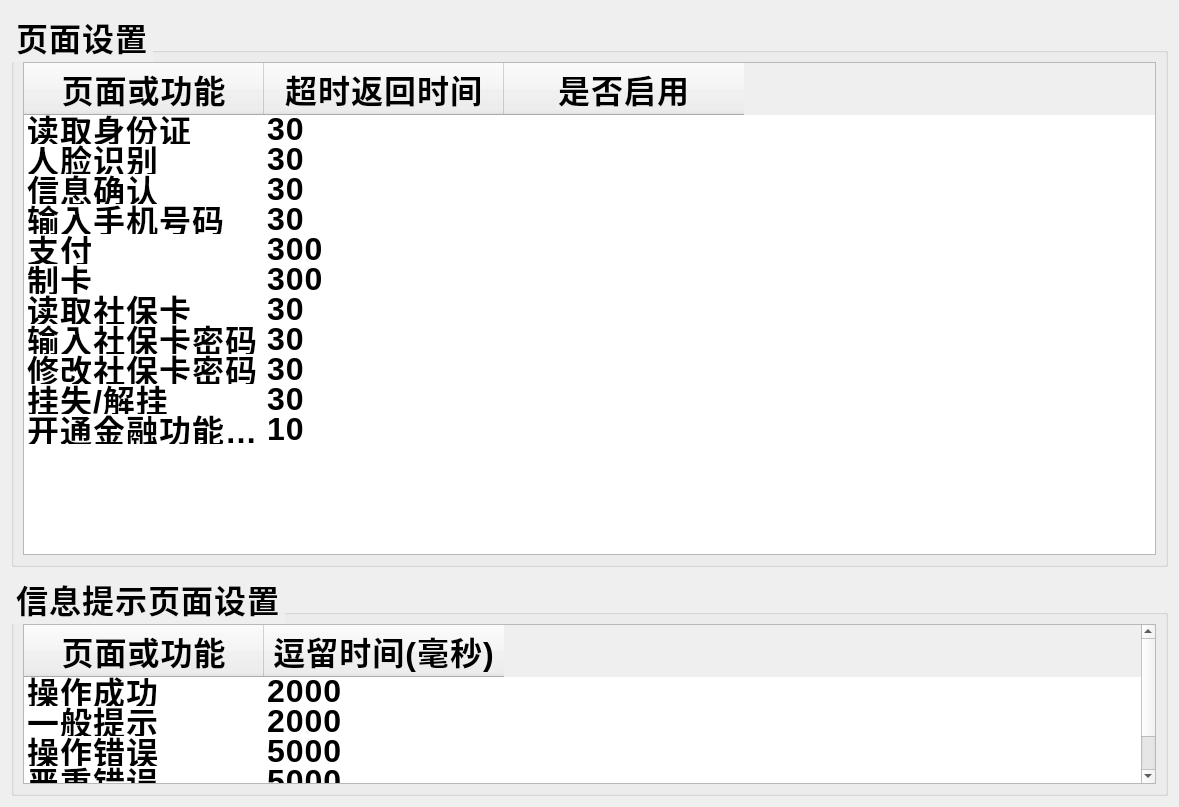
<?xml version="1.0" encoding="UTF-8"?>
<ui version="4.0">
 <class>PageConfigure</class>
 <widget class="QWidget" name="PageConfigure">
  <property name="geometry">
   <rect>
    <x>0</x>
    <y>0</y>
    <width>1179</width>
    <height>807</height>
   </rect>
  </property>
  <property name="windowTitle">
   <string>Form</string>
  </property>
  <property name="styleSheet">
   <string notr="true">font-family: &quot;思源黑体 CN Regular&quot;;
font-size: 32px;
font-weight: bold;
line-height: 49px;
letter-spacing: 1px;
color: 0
</string>
  </property>
  <layout class="QVBoxLayout" name="verticalLayout_3" stretch="5,2">
   <item>
    <widget class="QGroupBox" name="groupBox">
     <property name="title">
      <string>页面设置</string>
     </property>
     <layout class="QVBoxLayout" name="verticalLayout">
      <item>
       <widget class="QTableWidget" name="tableWidget">
        <property name="editTriggers">
         <set>QAbstractItemView::DoubleClicked</set>
        </property>
        <property name="selectionMode">
         <enum>QAbstractItemView::SingleSelection</enum>
        </property>
        <property name="selectionBehavior">
         <enum>QAbstractItemView::SelectRows</enum>
        </property>
        <property name="gridStyle">
         <enum>Qt::NoPen</enum>
        </property>
        <attribute name="horizontalHeaderVisible">
         <bool>true</bool>
        </attribute>
        <attribute name="horizontalHeaderMinimumSectionSize">
         <number>120</number>
        </attribute>
        <attribute name="horizontalHeaderDefaultSectionSize">
         <number>240</number>
        </attribute>
        <attribute name="horizontalHeaderStretchLastSection">
         <bool>false</bool>
        </attribute>
        <attribute name="verticalHeaderVisible">
         <bool>false</bool>
        </attribute>
        <attribute name="verticalHeaderStretchLastSection">
         <bool>false</bool>
        </attribute>
        <row>
         <property name="text">
          <string>读取身份证</string>
         </property>
        </row>
        <row>
         <property name="text">
          <string>人脸识别</string>
         </property>
        </row>
        <row>
         <property name="text">
          <string>信息确认</string>
         </property>
        </row>
        <row>
         <property name="text">
          <string>输入手机号码</string>
         </property>
        </row>
        <row>
         <property name="text">
          <string>支付</string>
         </property>
        </row>
        <row>
         <property name="text">
          <string>制卡</string>
         </property>
        </row>
        <row>
         <property name="text">
          <string>读取社保卡</string>
         </property>
        </row>
        <row>
         <property name="text">
          <string>输入社保卡密码</string>
         </property>
        </row>
        <row>
         <property name="text">
          <string>修改社保卡密码</string>
         </property>
        </row>
        <row>
         <property name="text">
          <string>挂失/解挂</string>
         </property>
        </row>
        <row>
         <property name="text">
          <string>开通金融功能提醒</string>
         </property>
        </row>
        <column>
         <property name="text">
          <string>页面或功能</string>
         </property>
        </column>
        <column>
         <property name="text">
          <string>超时返回时间</string>
         </property>
        </column>
        <column>
         <property name="text">
          <string>是否启用</string>
         </property>
        </column>
        <item row="0" column="0">
         <property name="text">
          <string>读取身份证</string>
         </property>
         <property name="flags">
          <set>ItemIsEnabled</set>
         </property>
        </item>
        <item row="0" column="1">
         <property name="text">
          <string>30</string>
         </property>
        </item>
        <item row="1" column="0">
         <property name="text">
          <string>人脸识别</string>
         </property>
         <property name="flags">
          <set>ItemIsUserCheckable|ItemIsEnabled</set>
         </property>
        </item>
        <item row="1" column="1">
         <property name="text">
          <string>30</string>
         </property>
        </item>
        <item row="2" column="0">
         <property name="text">
          <string>信息确认</string>
         </property>
         <property name="flags">
          <set>ItemIsEnabled</set>
         </property>
        </item>
        <item row="2" column="1">
         <property name="text">
          <string>30</string>
         </property>
        </item>
        <item row="3" column="0">
         <property name="text">
          <string>输入手机号码</string>
         </property>
         <property name="flags">
          <set>ItemIsEnabled</set>
         </property>
        </item>
        <item row="3" column="1">
         <property name="text">
          <string>30</string>
         </property>
        </item>
        <item row="4" column="0">
         <property name="text">
          <string>支付</string>
         </property>
         <property name="flags">
          <set>ItemIsEnabled</set>
         </property>
        </item>
        <item row="4" column="1">
         <property name="text">
          <string>300</string>
         </property>
        </item>
        <item row="5" column="0">
         <property name="text">
          <string>制卡</string>
         </property>
         <property name="flags">
          <set>ItemIsEnabled</set>
         </property>
        </item>
        <item row="5" column="1">
         <property name="text">
          <string>300</string>
         </property>
        </item>
        <item row="6" column="0">
         <property name="text">
          <string>读取社保卡</string>
         </property>
         <property name="flags">
          <set>ItemIsEnabled</set>
         </property>
        </item>
        <item row="6" column="1">
         <property name="text">
          <string>30</string>
         </property>
        </item>
        <item row="7" column="0">
         <property name="text">
          <string>输入社保卡密码</string>
         </property>
         <property name="flags">
          <set>ItemIsEnabled</set>
         </property>
        </item>
        <item row="7" column="1">
         <property name="text">
          <string>30</string>
         </property>
        </item>
        <item row="8" column="0">
         <property name="text">
          <string>修改社保卡密码</string>
         </property>
         <property name="flags">
          <set>ItemIsEnabled</set>
         </property>
        </item>
        <item row="8" column="1">
         <property name="text">
          <string>30</string>
         </property>
        </item>
        <item row="9" column="0">
         <property name="text">
          <string>挂失/解挂</string>
         </property>
         <property name="flags">
          <set>ItemIsUserCheckable|ItemIsEnabled</set>
         </property>
        </item>
        <item row="9" column="1">
         <property name="text">
          <string>30</string>
         </property>
        </item>
        <item row="10" column="0">
         <property name="text">
          <string>开通金融功能提醒</string>
         </property>
         <property name="flags">
          <set>ItemIsEnabled</set>
         </property>
        </item>
        <item row="10" column="1">
         <property name="text">
          <string>10</string>
         </property>
        </item>
       </widget>
      </item>
     </layout>
    </widget>
   </item>
   <item>
    <widget class="QGroupBox" name="groupBox_2">
     <property name="title">
      <string>信息提示页面设置</string>
     </property>
     <layout class="QVBoxLayout" name="verticalLayout_2">
      <item>
       <widget class="QTableWidget" name="tableWidget_2">
        <property name="editTriggers">
         <set>QAbstractItemView::DoubleClicked</set>
        </property>
        <property name="selectionMode">
         <enum>QAbstractItemView::SingleSelection</enum>
        </property>
        <property name="selectionBehavior">
         <enum>QAbstractItemView::SelectRows</enum>
        </property>
        <property name="gridStyle">
         <enum>Qt::NoPen</enum>
        </property>
        <attribute name="horizontalHeaderVisible">
         <bool>true</bool>
        </attribute>
        <attribute name="horizontalHeaderMinimumSectionSize">
         <number>120</number>
        </attribute>
        <attribute name="horizontalHeaderDefaultSectionSize">
         <number>240</number>
        </attribute>
        <attribute name="horizontalHeaderStretchLastSection">
         <bool>false</bool>
        </attribute>
        <attribute name="verticalHeaderVisible">
         <bool>false</bool>
        </attribute>
        <attribute name="verticalHeaderStretchLastSection">
         <bool>false</bool>
        </attribute>
        <row>
         <property name="text">
          <string>操作成功</string>
         </property>
        </row>
        <row>
         <property name="text">
          <string>一般提示</string>
         </property>
        </row>
        <row>
         <property name="text">
          <string>操作错误</string>
         </property>
        </row>
        <row>
         <property name="text">
          <string>严重错误</string>
         </property>
        </row>
        <column>
         <property name="text">
          <string>页面或功能</string>
         </property>
        </column>
        <column>
         <property name="text">
          <string>逗留时间(毫秒)</string>
         </property>
        </column>
        <item row="0" column="0">
         <property name="text">
          <string>操作成功</string>
         </property>
         <property name="flags">
          <set>ItemIsEnabled</set>
         </property>
        </item>
        <item row="0" column="1">
         <property name="text">
          <string>2000</string>
         </property>
        </item>
        <item row="1" column="0">
         <property name="text">
          <string>一般提示</string>
         </property>
         <property name="flags">
          <set>ItemIsUserCheckable|ItemIsEnabled</set>
         </property>
        </item>
        <item row="1" column="1">
         <property name="text">
          <string>2000</string>
         </property>
        </item>
        <item row="2" column="0">
         <property name="text">
          <string>操作错误</string>
         </property>
         <property name="flags">
          <set>ItemIsEnabled</set>
         </property>
        </item>
        <item row="2" column="1">
         <property name="text">
          <string>5000</string>
         </property>
        </item>
        <item row="3" column="0">
         <property name="text">
          <string>严重错误</string>
         </property>
         <property name="flags">
          <set>ItemIsEnabled</set>
         </property>
        </item>
        <item row="3" column="1">
         <property name="text">
          <string>5000</string>
         </property>
        </item>
       </widget>
      </item>
     </layout>
    </widget>
   </item>
  </layout>
 </widget>
 <resources/>
 <connections/>
</ui>
